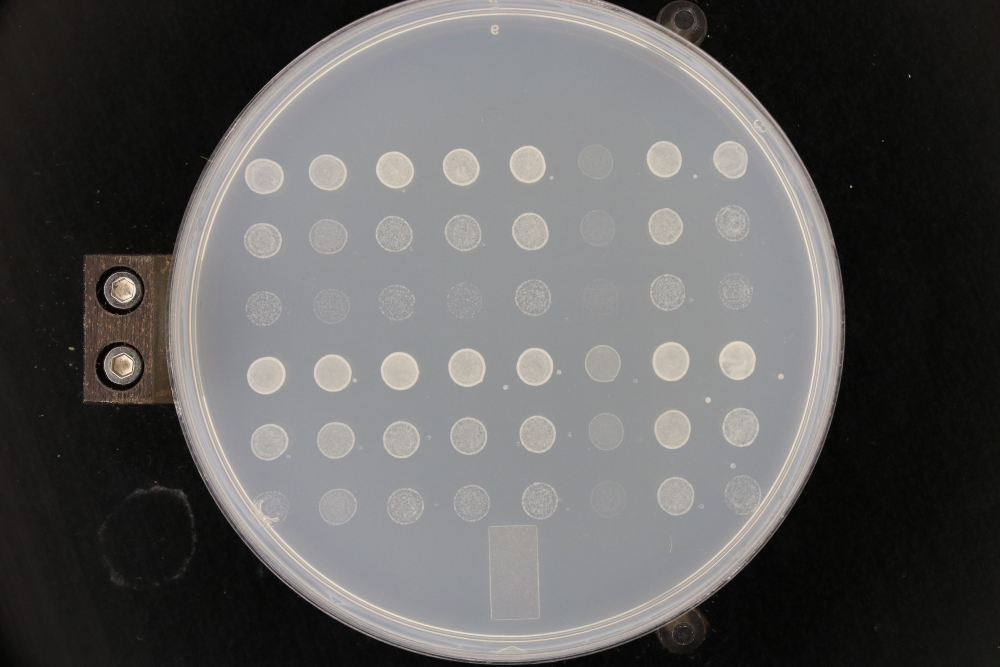
#> input picture workbench/practice/photos/18 Hours/Glucose/Plate 1 (Rep 1+2)/_9.JPG, 3000 x 2000 px (shown at 1/3 size)
$ python -i spotting_sheet.py   (imports and definitions only)
#> lines starting #> are read from the running program, lines starting #| are printed output that depends on the picture
#> further down, picture is the input picture: PIL image 3000x2000 RGB; mean R, G, B 93.8, 92.8, 92.2
"""
spotting_sheet.py -- laying a comparison sheet out to fit the space it has.

A comparison sheet is four pieces: a text header, the spot montage, the graph
and a one-line footer. Their shapes vary a lot. The lab's design gives a tall,
narrow montage next to a 12-strain graph, so they sit best side by side. A
96-well plate gives a wide montage and a 24-strain graph, so side by side
both would be squeezed into a thin strip; stacked, each gets the full width.

So no arrangement is fixed. `layout` tries both and keeps whichever shows the
montage and graph largest in a given box. The pipeline uses it to write the
sheet. The review window uses it again for its own pane, so the sheet is
rearranged for the window instead of shrunk into it.

Where each piece sits is written into the PNG as a text chunk (`KEY`). That is
what lets the review take the montage back out exactly, swap in a redrawn
graph, or rearrange the pieces, without guessing at panel boundaries.

Pillow only -- no numpy, no matplotlib -- because the review window imports this
to browse results on a machine without the science stack.
"""

from __future__ import annotations

import json
from dataclasses import dataclass, field
from pathlib import Path

#: PNG text-chunk key holding the piece boxes.
KEY = "spotting-sheet"
#: Box the pipeline lays a sheet out in, in pixels: big enough that the 400 dpi
#: montage and graph are barely downsampled, and a screen-like 16:10 shape.
SHEET_BOX = (3200, 2000)
#: Gap between the montage and the graph, as a fraction of their shared edge.
GAP_FRAC = 0.03
#: Gap between a text strip and the panels, in sheet pixels before scaling.
TEXT_GAP = 12

MODES = ("side", "stacked")
PANELS = ("montage", "graph")


@dataclass
class Layout:
    mode: str
    size: tuple                     # (width, height) in pixels
    boxes: dict = field(default_factory=dict)   # name -> (x0, y0, x1, y1)
    scale: float = 1.0              # panel scale, relative to the larger panel
    area: float = 0.0               # pixels of montage + graph shown

    # [100 lines left out: functions to_json, _content, layout, best_montage, assemble, not called in this run]


#: Private PNG chunk types carrying the panels at full resolution. Lower-case
#: first letter = ancillary, so every other PNG reader skips them; the sheet
#: still opens anywhere as the picture it is.
PANEL_CHUNKS = {"montage": b"spMn", "graph": b"spGr",
                # The montage without its quantified-row outline, when it has
                # one: the aligned view cuts spots from this, since a large
                # spot runs underneath the outline.
                "montage_clean": b"spMc",
                # The montage a quarter turn round, labels re-placed upright
                # (spotting_montage.rotate_plate). Retained for compatibility;
                # resizing a sheet no longer selects it automatically.
                "montage_rot": b"spMr",
                # The graph on its side (strains down the left, upright):
                # what the review's Rotate option shows in place of `graph`.
                "graph_h": b"spGh"}
#: Longest side a carried panel is kept at.
PANEL_MAX = 4096


# [38 lines left out: functions _png_bytes, save, not called in this run]


def _trim(im, pad: int = 6):
    """Crop a text strip to its ink, so its blank margin takes no space."""
#> called with pad = 6
    from PIL import ImageChops, ImageOps

    gray = ImageOps.invert(im.convert("L"))
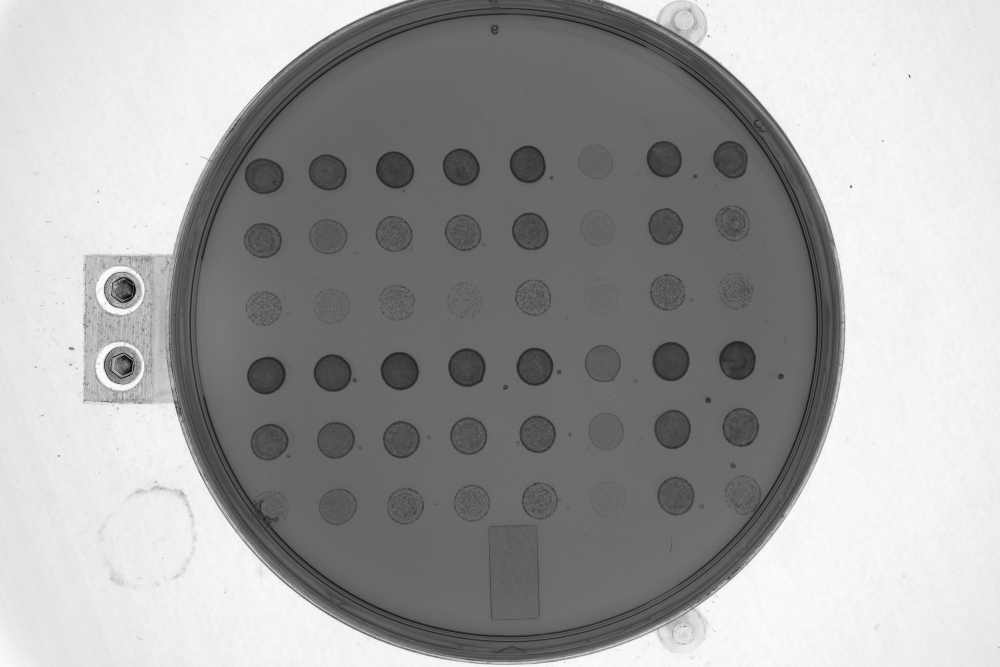
#> gray: PIL image 3000x2000 L (shown at 1/3 size); min 1, max 255, mean 162
    bbox = ImageChops.subtract(gray, gray.point(lambda _: 8)).getbbox()
#> bbox = (0, 0, 3000, 2000)
    if bbox is None:
        return None
    x0, y0, x1, y1 = bbox
#> x0 = 0; y0 = 0; x1 = 3000; y1 = 2000
    return im.crop((max(0, x0 - pad), max(0, y0 - pad),
                    min(im.width, x1 + pad), min(im.height, y1 + pad)))


# [45 lines left out: functions _record, native_panels, not called in this run]


def mode_of(sheet) -> "str | None":
    """The arrangement a sheet written by `save` was laid out in."""
    return _record(sheet).get("mode")


# [61 lines left out: functions extra_of, png_record, pieces_of, arrange, _shrink, _all_pieces, not called in this run]


# ---------------------------------------------------------------------------
# The ways the review shows a sheet
# ---------------------------------------------------------------------------
#
#   "fit"      montage and graph and nothing else, arranged -- side by side
#              or stacked -- to fill the box, preserving photo orientation
#   "aligned"  the graph with every strain's replicate spots in a column
#              directly under its name
#
# Either can be rotated: the graph is swapped for its twin drawn on its side,
# strains down the left with upright names, and Aligned then puts each
# strain's replicates in a row to the left of its name. That twin is drawn by
# the plotting code rather than made by turning the picture, which would lay
# every name on its side.
#
# Both are built from the sheet's own pixels. Nothing is re-measured and
# nothing re-plotted, so they work for any candidate, including a graph the
# review has just redrawn from corrections.

VIEWS = ("fit", "aligned")


class ViewUnavailable(Exception):
    """This sheet does not carry what the requested view is built from."""


# [38 lines left out: functions _graph_for, panels_only, _font, not called in this run]


#: How far past a spot's centre its crop reaches, as a fraction of half the
#: spot pitch: just short of the midpoint to the next spot, so a well-grown
#: spot is never clipped and a neighbour's edge never creeps in.
SPOT_REACH = 0.95
#: A pixel whose channels differ by more than this is an overlay (the amber
#: outline marking the quantified row), never plate: the montage is grey.
OVERLAY_SAT = 30


# [333 lines left out: functions _cut, _background, _strain_strip, aligned, view, _placed_spot and 3 more, not called in this run]

>>> from PIL import Image
>>> picture = Image.open('../workbench/practice/photos/18 Hours/Glucose/Plate 1 (Rep 1+2)/_9.JPG')
>>> result = _trim(picture)
